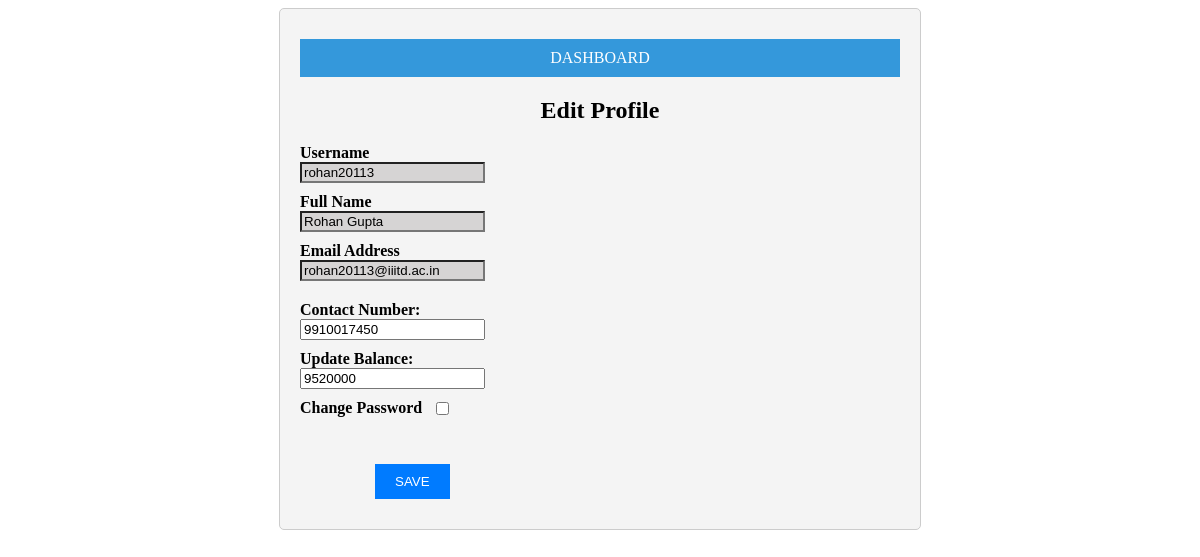
Before: /edit_profile (signed in) with the older database file.
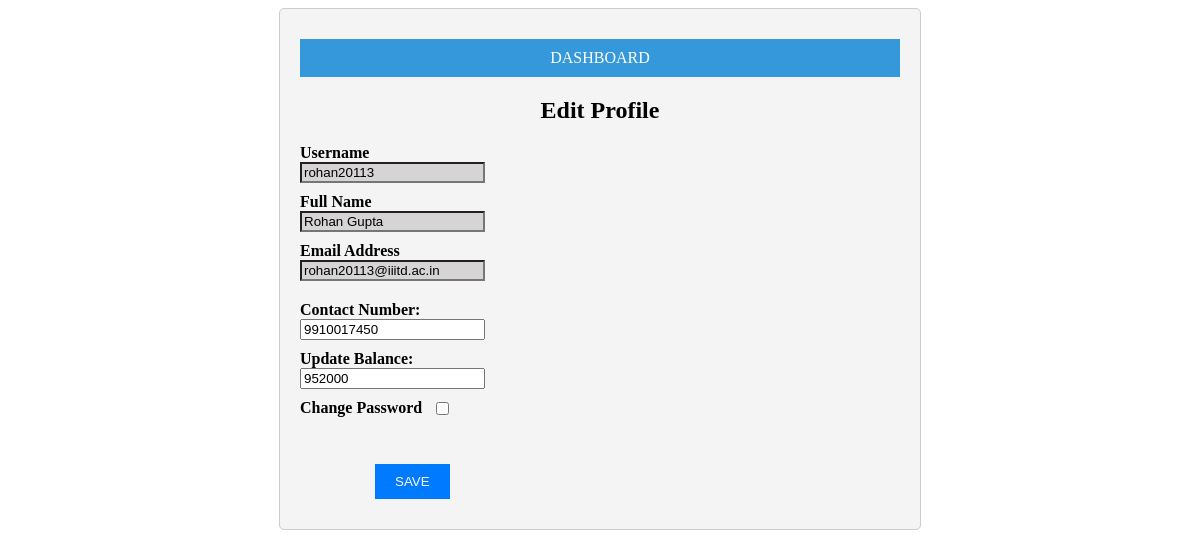
After: the same page with the newer database file.
### project_app/models.py (models this page shows, shortened)
class AppUser(models.Model):
    first_name = models.CharField(max_length=30, null= False, blank=False, default = None, validators=[MaxLengthValidator(limit_value=30, message="First name must be at most 30 characters.")])
    second_name = models.CharField(max_length=30, default= None)
    username = models.CharField(max_length=30, null= False, blank=False, default = None)
    password = models.CharField(max_length=256, null= False, blank=False, default = None)
    email = models.CharField(max_length=30, null= False, blank=False, default = None)
    contact = models.CharField(max_length=30, null= False, blank=False, default = None)
    public_key = models.CharField(max_length=300, null = True, blank = True, default = None)
    balance = models.DecimalField(decimal_places=0, max_digits=15, null = True, blank = True, default= 0)
    dv = models.BooleanField(null = False, blank = False, default= False)

### project_app/views.py (the view)
# urls.py: path("edit_profile", views.edit_profile, name = "edit_profile_page"),
def edit_profile(request):
    username = request.session.get('username')
    if(request.session.get('email_kyc') is None):
        return redirect('logout_page')
    if(username is None):
        return redirect('login_page')
    if request.method == 'POST':
        try:
            contact = request.POST['contact']
            balance = request.POST['balance']
            password = request.POST['newPassword']
            confirmPassword = request.POST['confirmPassword']
            if(valid_num(contact) == False or len(contact) != 10 or valid_num(balance) == False or int(balance) <0 or int(balance) > 100000000000 ):
                messages.error(request, 'Invalid input format')
                return redirect('edit_profile_page')
            if ( password != '' and (valid_text(password) == False or len(password) < 5 or len(password) > 30)):
                messages.error(request, 'Invalid password format.')
                return redirect('edit_profile_page')
            if( confirmPassword != '' and (valid_text(confirmPassword) == False or password != confirmPassword)):
                messages.error(request, 'Invalid password/confirm-password format.')
                return redirect('edit_profile_page')
            if(password == ''):
                current_user = AppUser.objects.get(username = username)
                current_user.balance = balance
                current_user.contact = contact
                current_user.save()
                messages.success(request, 'SAVED PROFILE SUCCESSFULLY')
                return redirect('dashboard_page')
            else:
                if password!= confirmPassword:
                    messages.error(request, 'Passwords DID NOT MATCH.')
                    return redirect(edit_profile)
                hash = hashlib.sha256()
                hash.update(password.encode())
                new_password = hash.hexdigest()
                current_user = AppUser.objects.get(username = username)
                current_user.balance = balance
                current_user.contact = contact
                current_user.password = new_password
                current_user.save()
                request.session['username'] = None
                messages.success(request, 'Profile & password have been updated successfully')
                return redirect('login_page')
        except:
            messages.error(request, "Unexpected error while processing. Please Try Again Later.")
            return redirect('dashboard_page')
    else:
        try:
            current_user = AppUser.objects.get(username = username)
            return render(request, 'edit_profile.html', {
                'username': username,
                'full_name': current_user.first_name + " " + current_user.second_name,
                'email_address': current_user.email,
                'contact_number': current_user.contact,
                'balance': current_user.balance
            })
        except:
            messages.error(request, 'Unexpected error while extracting user detials. Please Try Again Later.')
            return redirect('dashboard_page')

### project_app/templates/edit_profile.html (shortened to what this page needs)
<!DOCTYPE html>
<html lang="en">
<head>
</head>
<body>
    <div class="container">
        <a class="go-to-dashboard-button" href="/dashboard">DASHBOARD</a>
        <h2 style="text-align: center;">Edit Profile</h2>
        <form action="" method="post">
            <label for="username">Username</label>
            <input type="text" id="username" name="username"  value="{{username}}" style="background-color: #d6d4d4; max-width: 200px;" readonly>
            <label for="full_name">Full Name</label>
            <input type="text" id="full_name" name="full_name" value="{{full_name}}" style="background-color: #d6d4d4; max-width: 200px;" readonly>
            <label for="email">Email Address</label>
            <input type="email" id="email" name="email" value="{{email_address}}" style="background-color: #d6d4d4; max-width: 200px;" readonly>
            <label for="contact" style="margin-top: 20px;">Contact Number:</label>
            <input type="tel" id="contact" name="contact" maxlength="10" minlength="10" value="{{contact_number}}">
            <label for="balance">Update Balance:</label>
            <input type="number" id="balance" name="balance" value="{{balance}}" max="1000000000">
            <label class="toggle-container">
                <span class="toggle-label">Change Password</span>
                <input type="checkbox" id="passwordToggle">
            </label>
            <br></br>
            <button id = 'submitButton' type="submit" class = "submit-button" style="text-align: center;  margin-top: 10px; margin-left: 75px;">SAVE</button>
        </form>
    </div>
</body>
</html>

Changed rows visible on the page:
changed AppUser "rohan20113@iiitd.ac.in": balance "9520000" → "952000"
